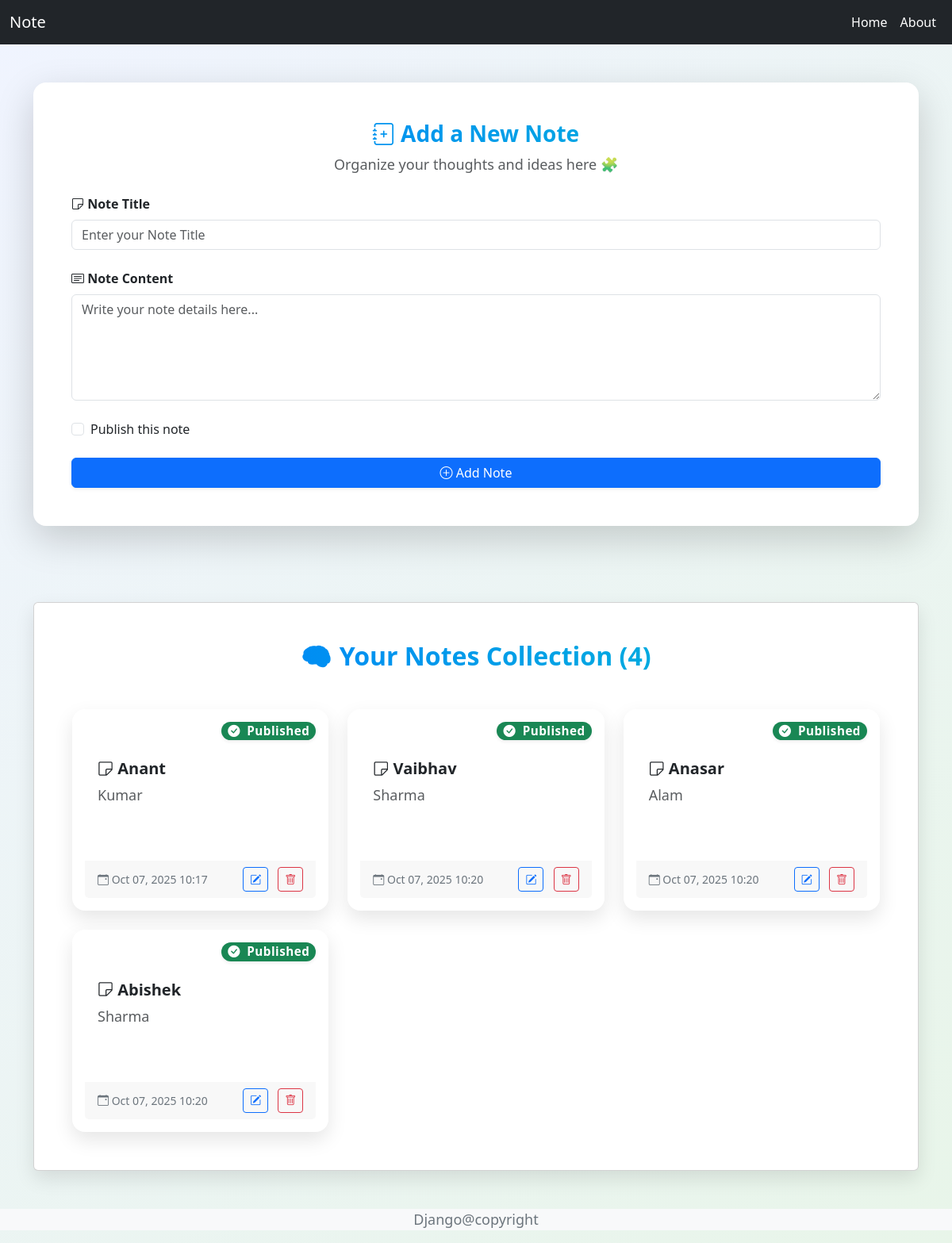
The app's page /, older data.
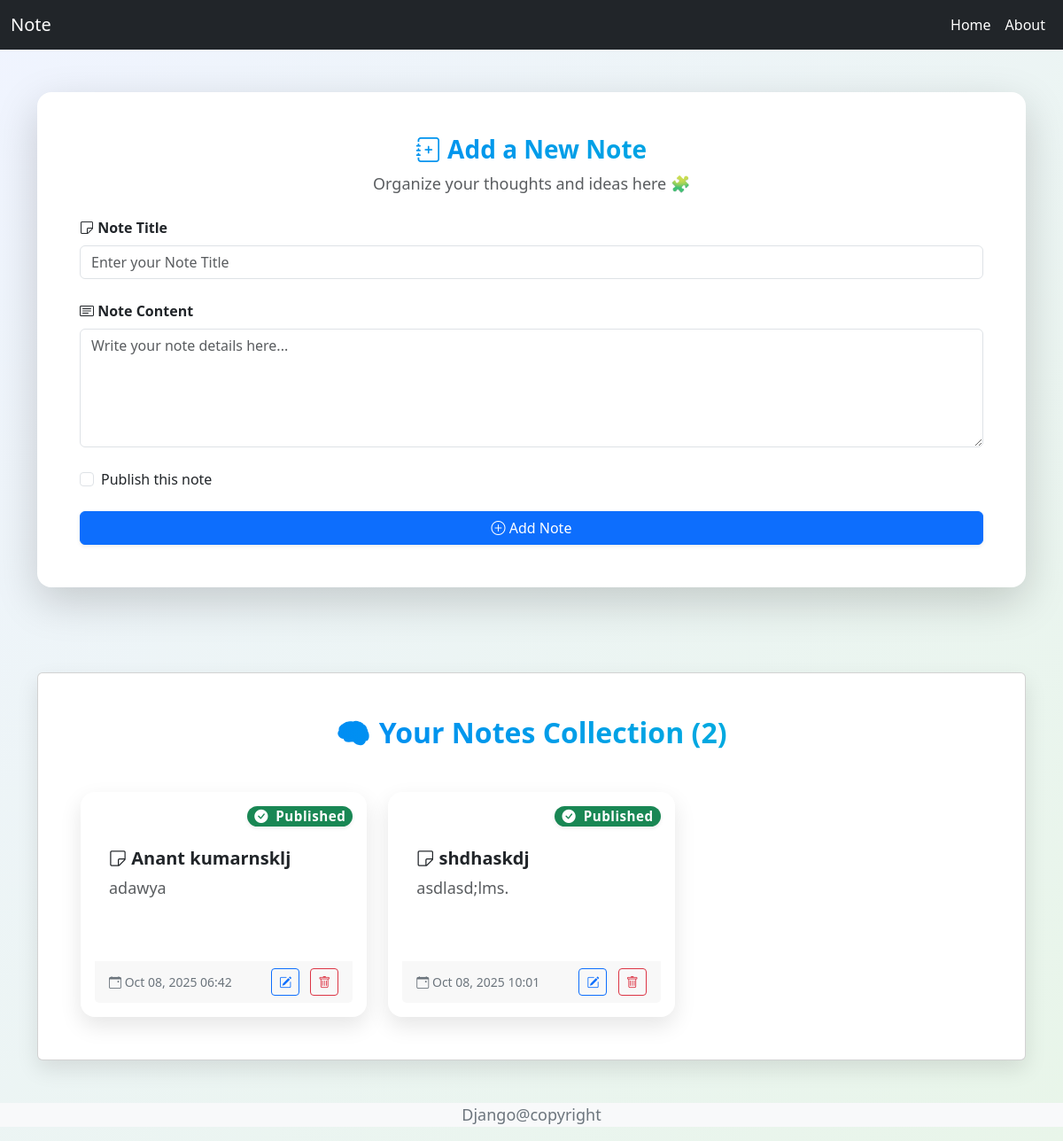
The same page, newer data.
### app/models.py (models this page shows)
class Note (models.Model):
    title = models.CharField(max_length=200)
    description = models.TextField()
    created_at = models.DateTimeField(auto_now_add=True)
    is_published = models.BooleanField(default=True)

### app/views.py (the view)
# urls.py: path('', home_view, name='home'),
def home_view(request):
    notes = Note.objects.all()
    return render(request, 'index.html', context ={
        "notes":notes
    })

### app/templates/index.html (shortened to what this page needs)
{% extends 'base.html' %} {% block title %} {{ block.super }} - Home page {% endblock title %} {% block content %}
<div class="container py-5">
  <div class="card card-glass mx-auto p-5 shadow-lg border-0 rounded-4">
    <form action="{% url 'save_data' %}" method="POST">
      <div class="text-center mb-4">
        <h3 class="fw-bold text-gradient">
          <i class="bi bi-journal-plus"></i> Add a New Note
        </h3>
        <p class="text-muted mb-0">Organize your thoughts and ideas here 🧩</p>
      </div>
      <div class="mb-4">
        <label for="title" class="form-label fw-semibold">
          <i class="bi bi-sticky"></i>
          Note Title
        </label>
        <input
          type="text"
          id="title"
          name="Title"
          class="form-control"
          placeholder="Enter your Note Title"
          required
        />
      </div>
      <div class="mb-4">
        <label for="content" class="form-label fw-semibold">
          <i class="bi bi-card-text"></i> Note Content
        </label>
        <textarea
          id="content"
          name="Description"
          class="form-control"
          rows="5"
          placeholder="Write your note details here..."
          required
        ></textarea>
      </div>
      <div class="form-check mb-3">
        <input
          class="form-check-input"
          type="checkbox"
          value="on"
          id="is_published"
          name="is_published"
        />
        <label class="form-check-label" for="is_published">
          Publish this note
        </label>
      </div>
      <div class="text-center mt-4">
        <button
          type="submit"
          style="width: 100%"
          class="btn btn-primary btn-rounded shadow-sm px-4"
        >
          <i class="bi bi-plus-circle"></i> Add Note
        </button>
      </div>
    </form>
  </div>
</div>
<div class="container py-5">
  <div class="card card-glass p-5">
    <h2 class="text-center fw-bold mb-5 text-gradient">
      🧠 Your Notes Collection ({{ notes|length }})
    </h2>
    {% if notes %}
    <div class="row g-4">
      {% for note in notes %}
      <div class="col-md-4">
        <div class="card note-card border-0 rounded-4 shadow-md p-3 card-glass">
          <div>
            {% if note.is_published %}
            <div class="d-flex justify-content-end mb-2">
              <span class="badge rounded-pill bg-success shadow-sm px-2 py-1" style="font-size: 0.95rem; font-weight: 600; letter-spacing: 0.5px;">
              <i class="bi bi-check-circle-fill me-1"></i> Published
              </span>
            </div>
            {% endif %}
          </div>
          <div class="card-body">
            <h5 class="card-title fw-bold text-dark">
              <i class="bi bi-sticky"></i> {{ note.title }}
            </h5>
            <p class="card-text text-muted mt-2" style="min-height: 80px">
              {{ note.description }}
            </p>
            </div>
            <div
            class="card-footer d-flex justify-content-between align-items-center border-0"
          >
            <small class="text-secondary">
              <i class="bi bi-calendar-event"></i>
              {{ note.created_at|date:"M d, Y H:i" }}
            </small>
            <div>
              <a
                href="{% url 'updateview_data' id=note.id %}"
                class="btn btn-outline-primary btn-sm btn-rounded me-2"
              >
                <i class="bi bi-pencil-square"></i>
              </a>
              <a
                href="{% url 'delete_data' id=note.id %}"
                class="btn btn-outline-danger btn-sm btn-rounded"
              >
                <i class="bi bi-trash"></i>
              </a>
            </div>
          </div>
        </div>
      </div>
      {% endfor %}
    </div>
    {% endif %}
  </div>
</div>
{% endblock content %}

### app/templates/base.html (shortened to what this page needs)
{% load static %}
<!DOCTYPE html>
<html lang="en">
  <head>
    <link rel="stylesheet" href="{% static 'css/style.css' %}" />
    <link rel="stylesheet" href="https://cdnjs.cloudflare.com/ajax/libs/font-awesome/7.0.1/css/all.min.css" />
    <link href="https://cdn.jsdelivr.net/npm/bootstrap@5.3.8/dist/css/bootstrap.min.css" rel="stylesheet">
    <link
  rel="stylesheet"
  href="https://cdn.jsdelivr.net/npm/bootstrap-icons@1.11.3/font/bootstrap-icons.css"
/>
<link
  href="https://cdn.jsdelivr.net/npm/bootstrap@5.3.3/dist/css/bootstrap.min.css"
  rel="stylesheet"
/>
<link
  rel="stylesheet"
  href="https://cdn.jsdelivr.net/npm/bootstrap-icons@1.11.3/font/bootstrap-icons.css"
/>
  </head>
  <body>
  {% include 'component/navbar.html' %}
    {% block content %}
    {% endblock content %}
    <footer>
       {% include 'component/footer.html' %}
    </footer>
  </body>
</html>

### app/templates/component/navbar.html (shortened to what this page needs)
<nav class="navbar navbar-expand-lg bg-dark navbar-dark">
  <div class="container-fluid">
    <a class="navbar-brand"> Note </a>
    <div class="collapse navbar-collapse" id="navbarSupportedContent">
      <ul class="navbar-nav ms-auto mb-2 mb-lg-0">
        <li class="nav-item">
          <a class="nav-link active" aria-current="page" href={% url 'home' %}>Home</a>
        </li>
        <li class="nav-item">
          <a class="nav-link active" aria-current="page" href={% url 'about' %}>About</a>
        </li>
      </ul>
    </div>
  </div>
</nav>

### app/templates/component/footer.html
<div class="py5 bg-light">
<p class="text-center">Django@copyright</p>
</div>

### app/static/css/style.css (style rules this page uses)
body { background: linear-gradient(135deg, #f0f4ff, #e8f5e9); font-family: "Poppins", sans-serif; }
p { font-size: 18px; color: #6c757d; }
.card-glass { backdrop-filter: blur(12px); background: rgba(255, 255, 255, 0.85); border: none; box-shadow: 0 10px 25px rgba(0, 0, 0, 0.1); transition: all 0.3s ease-in-out; }
.note-card { transition: all 0.3s ease-in-out; }
.form-control { border-radius: 12px; padding: 10px 14px; border: 1.5px solid #d9e0f0; }
.btn { border-radius: 20px; transition: all 0.3s ease; }
.btn-rounded { border-radius: 50px; padding: 8px 20px; }
.text-gradient { background: linear-gradient(90deg, #007bff, #00bcd4); -webkit-background-clip: text; -webkit-text-fill-color: transparent; }
.card-footer { background: transparent; }

Row changes from the older to the newer data that the page shows:
removed Note: is_published True (drawn), title "Anant", description "Kumar", created_at "Oct 07, 2025 10:17"
removed Note: is_published True (drawn), title "Vaibhav", description "Sharma", created_at "Oct 07, 2025 10:20"
removed Note: is_published True (drawn), title "Anasar", description "Alam", created_at "Oct 07, 2025 10:20"
removed Note: is_published True (drawn), title "Abishek", description "Sharma", created_at "Oct 07, 2025 10:20"
added Note: is_published True (drawn), title "Anant kumarnsklj", description "adawya", created_at "Oct 08, 2025 06:42"
added Note: is_published True (drawn), title "shdhaskdj", description "asdlasd;lms.", created_at "Oct 08, 2025 10:01"
Text that changed along with them:
{{ notes|length }}: "4" → "2"
